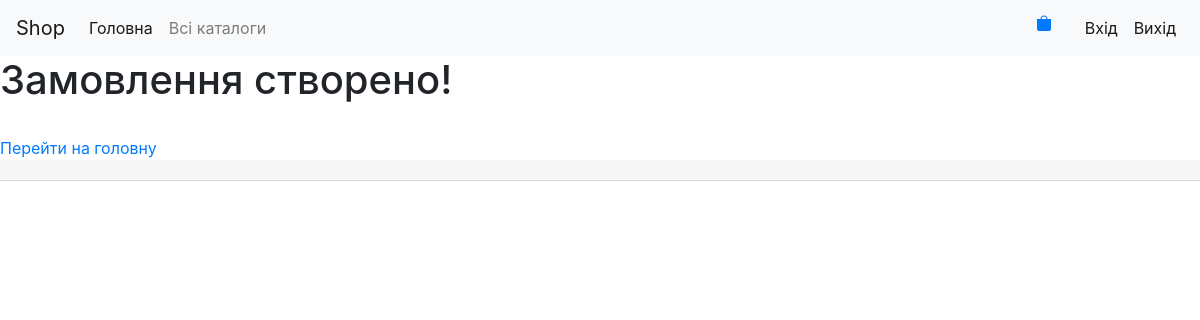
The page /order_done/ on the database as committed earlier.
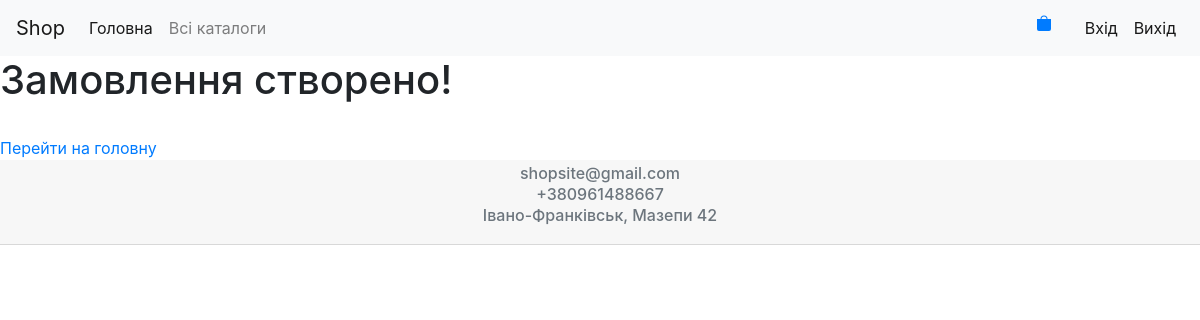
The same page on the database as committed later.
### contact_shop/models.py (models this page shows)
class Contact(models.Model):
    email = models.EmailField(verbose_name='Електронний адрес')
    number_tel = PhoneField(max_length=13, verbose_name='Номер телефону')
    address = models.CharField(max_length=30, verbose_name='Адреса')
    class Meta:
        verbose_name = 'Контактна інформація'
        verbose_name_plural = 'Контактна інформація'

### order/views.py (the view)
# urls.py: path('order_done/', views.done, name='order_done')
def done(request):
    return render(request, 'order/order_done.html')

### contact_shop/context_processors.py (called while the page is built)
def contact_info(request):
    return {'contact_info': Contact.objects.all()}

### order/templates/order/order_done.html (shortened to what this page needs)
{% extends 'mainsite/base.html' %}
{% block content %}
    <h1>Замовлення створено!</h1>
    <br>
    <a href="{% url 'mainsite:main' %}">Перейти на головну</a>
{% endblock %}

### mainsite/templates/mainsite/footer.html
<div class="card-header" style="text-align: center; /* Фиксированное положение */
    left: 0; bottom: 0;
    padding: 10px;
    width: 100%;
    ">
    {% if contact_info %}
        <ul class="list-group list-group-flush;">
            {% for contacts in contact_info %}
                <li><h6 class="card-subtitle mb-2 text-muted">{{ contacts.email }}</h6></li>
                <li><h6 class="card-subtitle mb-2 text-muted">{{ contacts.number_tel }}</h6></li>
                <li><h6 class="card-subtitle mb-2 text-muted">{{ contacts.address }}</h6></li>
            {% endfor %}
        </ul>
    {% endif %}
</div>

Rows that differ between the two databases and show on the page:
added Contact: email "shopsite@gmail.com", number_tel "+380961488667", address "Івано-Франківськ, Мазепи 42"
